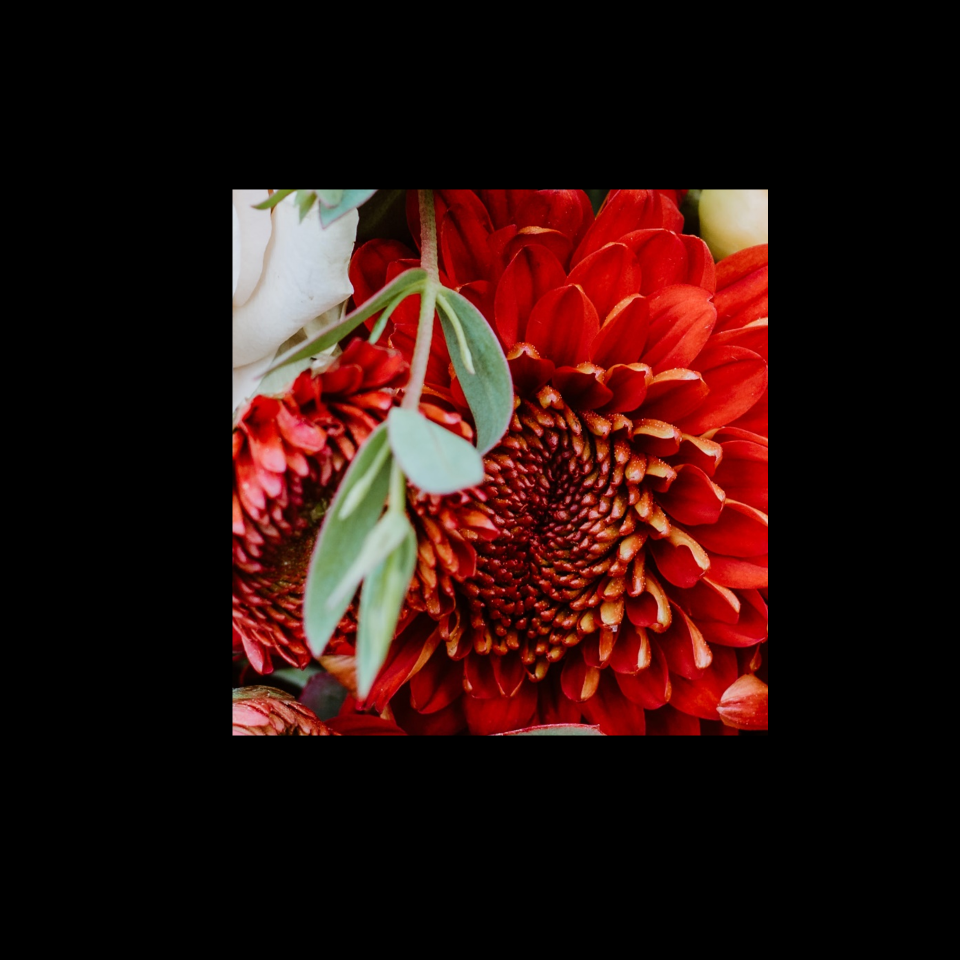
#> input picture FFT_CGH_thesis/flowers_z.png, 1920 x 1920 px, found by its file name (shown at 1/2 size)
$ python IFT_check.py
#> lines starting #> are read from the running program, lines starting #| are printed output that depends on the picture; pictures that were not available may be replaced by others from this repository, and a replacement may not be noted
# -*- coding: utf-8 -*-
"""
Created on Sat Dec 14 17:55:01 2024

@author: gaosh
"""

from PIL import Image
import numpy as np
import matplotlib.pyplot as plt
from scipy.fft import fft2, fftshift,ifft2,ifftshift
import os

# File paths
original_path="C:/Users/Laboratorio/MakeHologram/FFT_CGH_thesis/flowers_z.png"
file_path1 = "C:/Users/Laboratorio/MakeHologram/FFT_CGH_thesis/flowers_z_GS_10_nL.png"
file_path2 = "C:/Users/Laboratorio/MakeHologram/FFT_CGH_thesis/flowers_z_GS_(10, 'nL')_input_2_p2_2.png"

# Automatically retrieve image names
holo1_name = os.path.basename(file_path1)
holo2_name = os.path.basename(file_path2)

# Load holograms
y_offset=1920//2-1080//2
# im_cropped=im_modify[y_offset:y_offset+1080,:]
original=plt.imread(original_path)[y_offset:y_offset+1080,:][:,:,0]
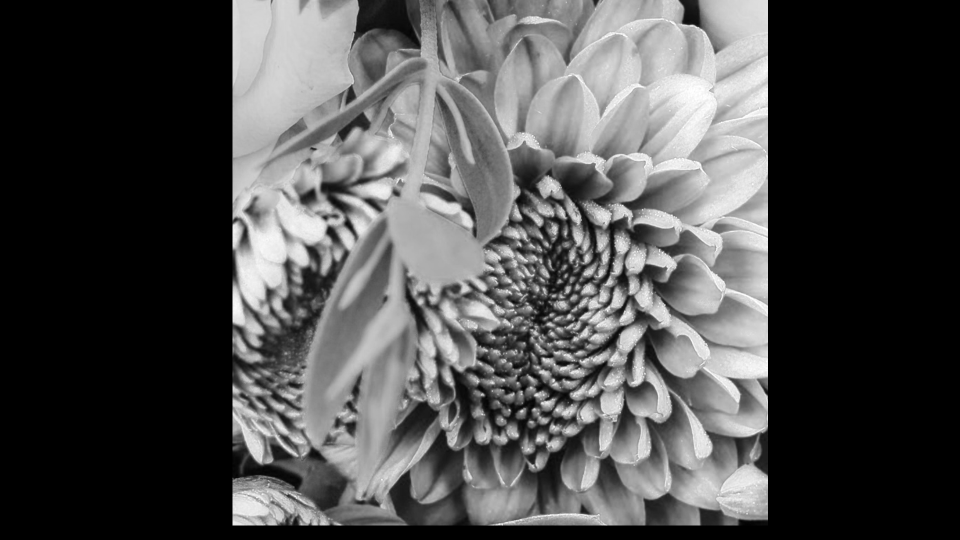
#> original: shape (1080, 1920) float32 (shown at 1/2 size); min 0, max 1, mean 0.303
holo1 = plt.imread(file_path1)
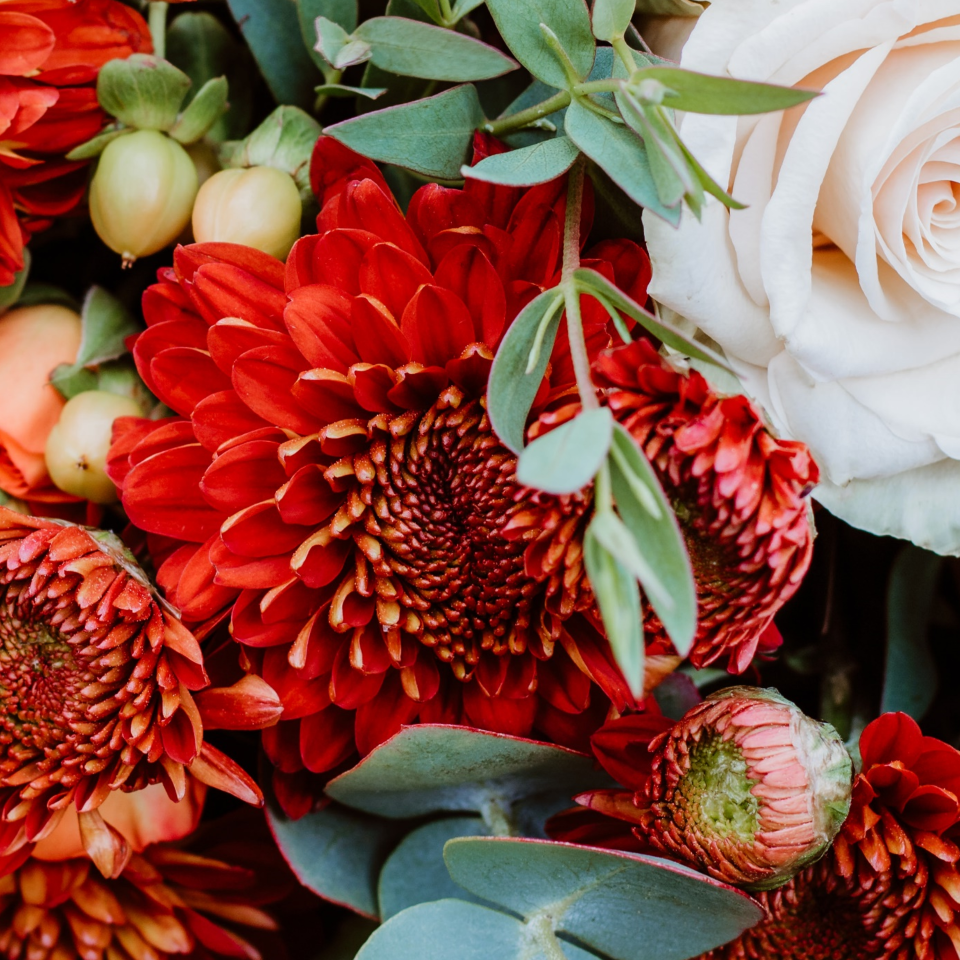
#> input picture FFT_CGH_thesis/flowers_960.png, 960 x 960 px, given in place of flowers_z_GS_10_nL.png, which was not available
#> holo1 is the input picture: shape (960, 960, 4) float32; mean R, G, B, A 0.531, 0.312, 0.261, 1
holo2 = plt.imread(file_path2)
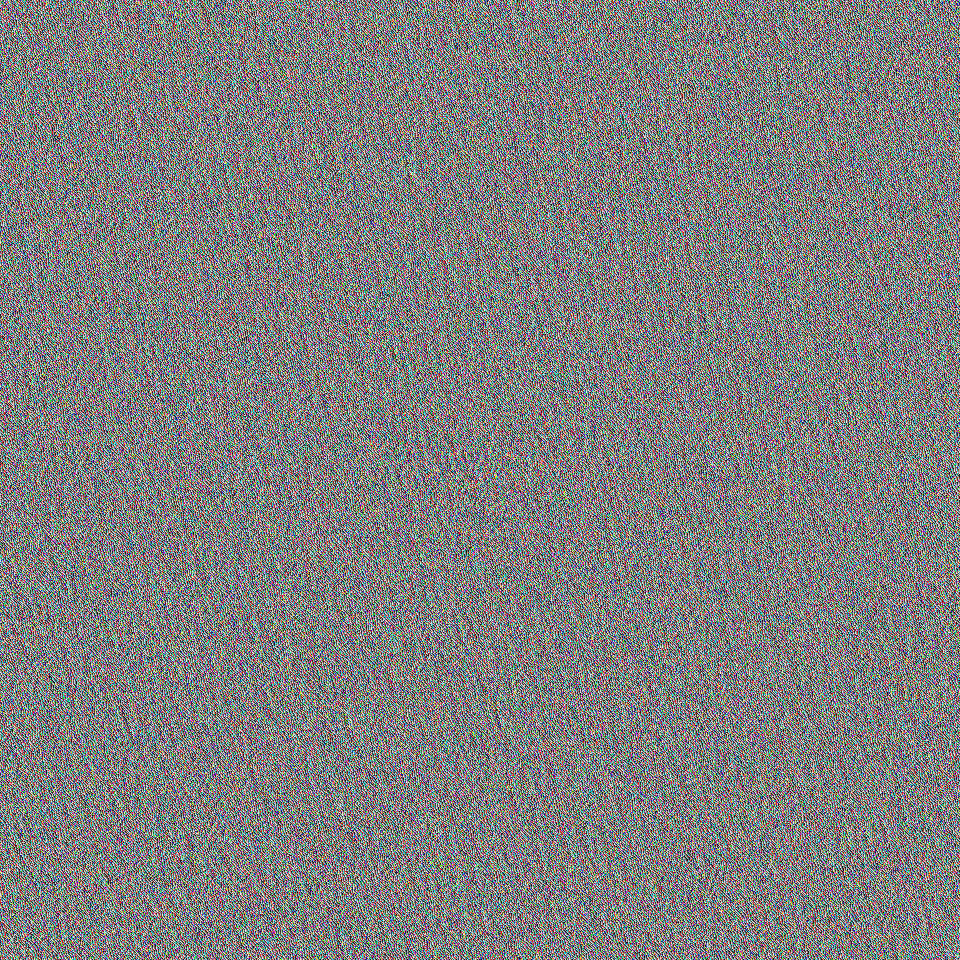
#> input picture FFT_CGH_thesis/flowers_960_GS_(10, 'nL')_input_2_p2_2.png, 960 x 960 px, given in place of flowers_z_GS_(10, 'nL')_input_2_p2_2.png, which was not available
#> holo2 is the input picture: shape (960, 960, 3) float32; mean R, G, B 0.498, 0.498, 0.498

# [14 lines of commented-out code are left out]

holo1_R_angle=holo1[:,:,0]*1.8*np.pi
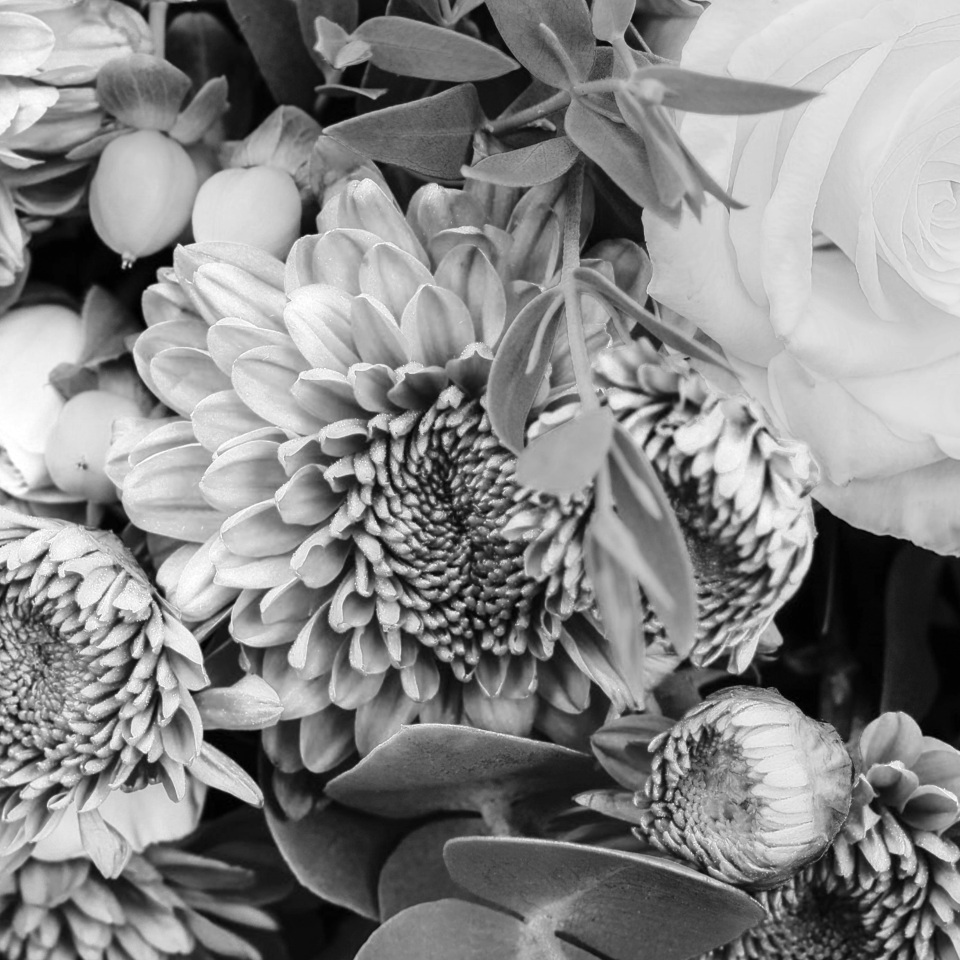
#> holo1_R_angle: shape (960, 960) float32; min 0, max 5.65, mean 3; drawn with min black and max white
holo2_R_angle=holo2[:,:,0]*1.8*np.pi

Reconstruction_holo1 = fftshift(ifft2(np.exp(1j * holo1_R_angle)))
Reconstruction_holo2 = fftshift(ifft2(np.exp(1j * holo2_R_angle)))
I1=np.abs(Reconstruction_holo1)#♥**2
I1_normalized = (I1 - np.min(I1)) / (np.max(I1) - np.min(I1))
I2=np.abs(Reconstruction_holo2)#**2

plt.figure()
plt.title(f"{holo1_name}")
plt.imshow(I1,cmap="pink")
plt.colorbar()
# cbar =plt.colorbar()
# cbar.set_ticks([0, 1])
plt.axis("off")
plt.show()

plt.figure()
plt.title(f"{holo2_name}")

plt.imshow(I2,cmap="pink")
plt.axis("off")
plt.colorbar()
# cbar =plt.colorbar()
# cbar.set_ticks([0, 1])
plt.show()
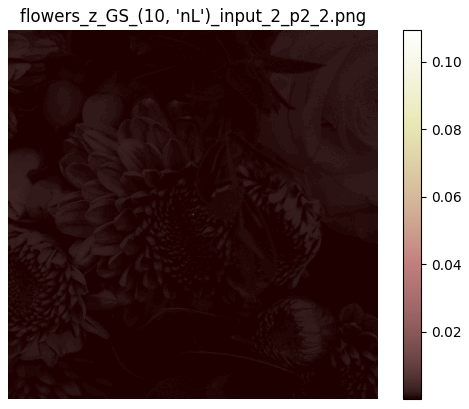
#> figure drawn by matplotlib, 2 panels

# [5 lines of commented-out code are left out]
